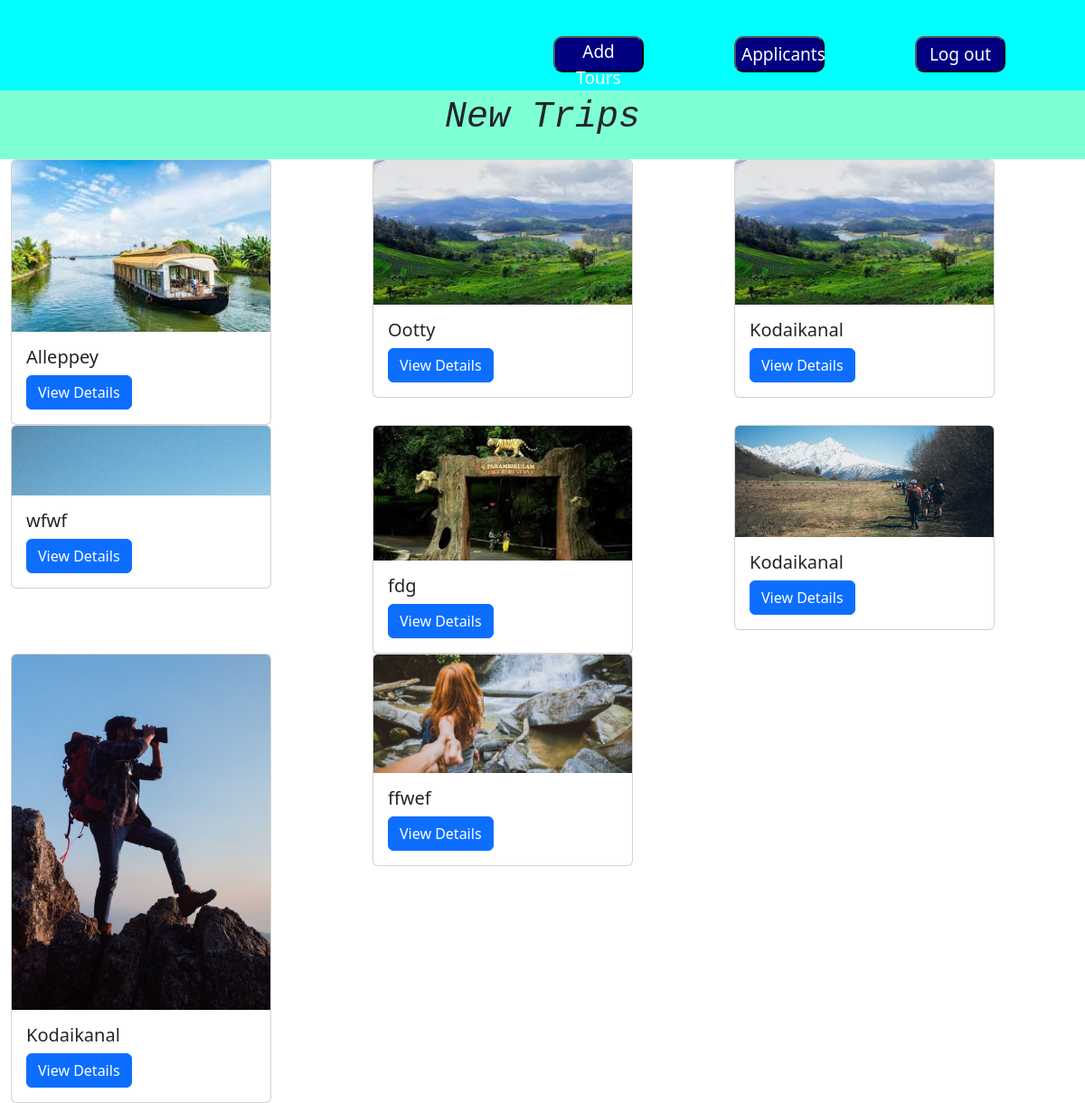
Screenshot of /agency/viewtours/ (signed in) with the database file from the repository.
### agency/models.py (models this page shows, shortened)
class AgencyRegistration(models.Model):
    agencyname=models.TextField(max_length=100,null=True)
    branches=models.TextField(max_length=100,null=True)
    ownername=models.TextField(max_length=100,null=True)
    userid=models.TextField(max_length=100,null=True)
    license=models.TextField(max_length=100,null=True)
    password=models.TextField(max_length=100,null=True)
    class Meta:
        db_table='agency'

class Addtours(models.Model):
    Agency=models.ForeignKey(AgencyRegistration,on_delete=models.CASCADE)
    Destination=models.TextField(max_length=100,null=True)
    Description=models.TextField(max_length=100,null=True)
    Image=models.ImageField(upload_to='addtours',null=True)
    Charge=models.FloatField(null=True)

### agency/views.py (the view)
# urls.py: path('viewtours/',views.Agency_viewtours,name='viewtours'),
def Agency_viewtours(request):
 if 'agency' in request.session:
    agency_id=request.session.get('agency')
    agency=AgencyRegistration.objects.get(id=agency_id)
    tours=Addtours.objects.filter(Agency=agency)
    return render(request,'agency/view_tours.html',{'tours':tours,'agency':agency})
 else:
    return redirect('customer/index')

### agency/templates/agency/view_tours.html (shortened to what this page needs)
<!doctype html>
<html lang="en">
  <head>
    <link href="https://cdn.jsdelivr.net/npm/bootstrap@5.3.3/dist/css/bootstrap.min.css" rel="stylesheet">
  </head>
  <body>
    <div class="container-fluid" id="container">
        <div class="row" id="row1">
            <div class="col-6"></div>
            <div class="col-2">
                <button><a href="{% url 'agency:addtours' %}">Add Tours</a></button>
            </div>
            <div class="col-2">
                <button><a href="{% url 'agency:viewapplicants' %}">Applicants</a></button>
            </div>
            <div class="col-2">
                <button><a href="{% url 'agency:agencylogout' %}">Log out</a></button>
            </div>
        </div>
        <div class="row" id="row2">
            <div class="col-12"><p>{{agency.agencyname}}</p></div>
        </div>
        <div class="row" id="row3">
            {% for tour in tours %}
            <div class="col-4">
                <div class="card" style="width: 18rem;">
                    <img src="{{tour.Image.url}}" class="card-img-top" alt="...">
                    <div class="card-body">
                      <h5 class="card-title">{{tour.Destination}}</h5>
                      <a href="{% url 'agency:viewdetails' tour.id %}" class="btn btn-primary">View Details</a>
                    </div>
                  </div>
            </div>
            {% endfor %}
        </div>
    </div>
  </body>
</html>

### agency/templates/agency/view_tours.html (style rules this page uses)
#row1 { background-color: aqua; height: 100px; }
#row1 button { margin-top: 40px; width: 100px; border-radius: 10px; height: 40px; background-color: navy; }
#row1 button a { color: white; text-decoration: none; font-size: 19px; }
#row2 { background-color: aquamarine; }
#row2 p { font-size: 40px; text-align: center; font-style: italic; font-family: monospace; }

### rows the page displays
AgencyRegistration: agencyname "New Trips"
Addtours: Image (picture), Destination "Alleppey"
Addtours: Image (picture), Destination "Ootty"
Addtours: Image (picture), Destination "Kodaikanal"
Addtours: Image (picture), Destination "wfwf"
Addtours: Image (picture), Destination "fdg"
Addtours: Image (picture), Destination "Kodaikanal"
Addtours: Image (picture), Destination "Kodaikanal"
Addtours: Image (picture), Destination "ffwef"
